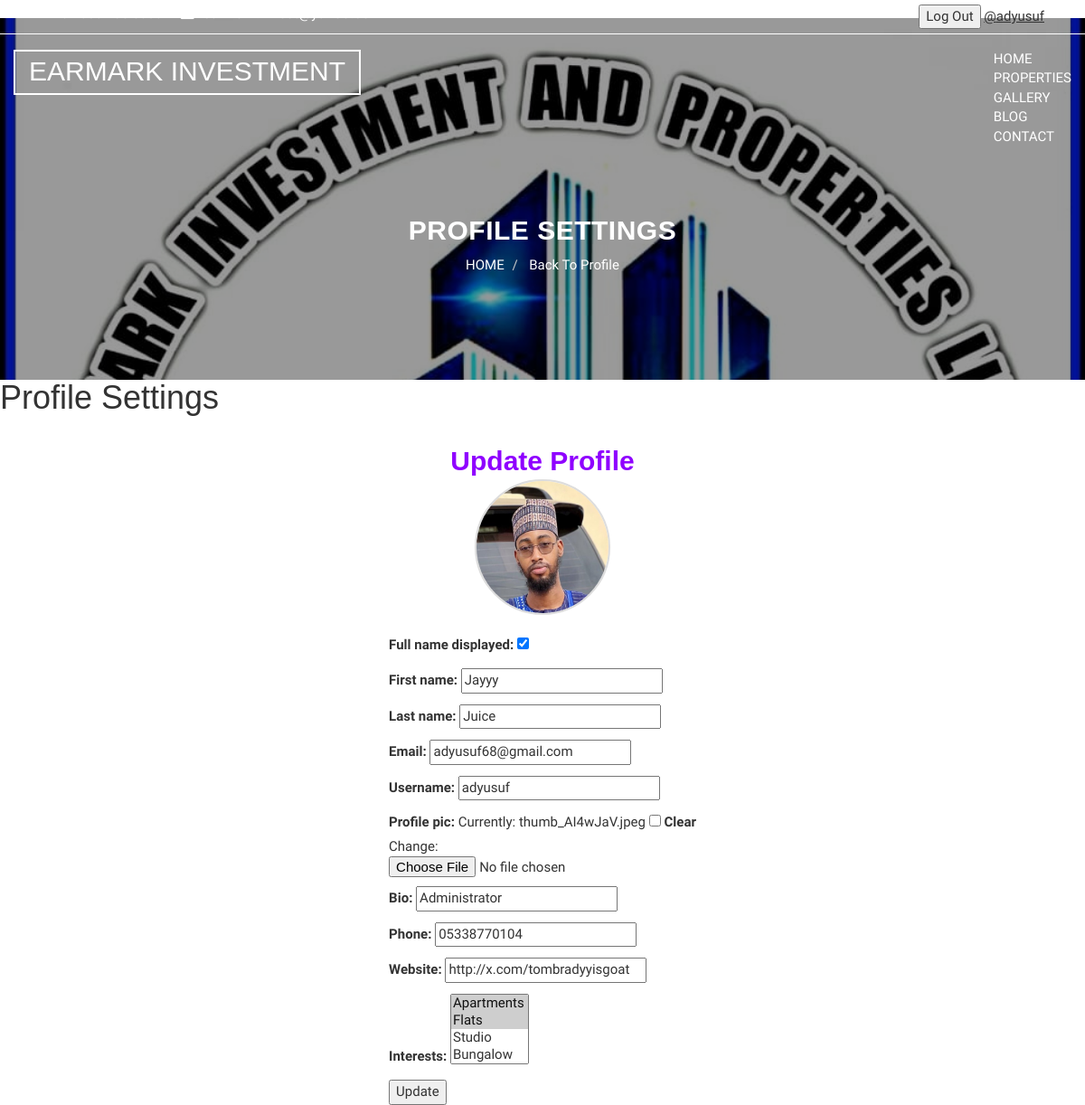
The page /accounts/profile-settings/ (signed in) on the database its author committed.
### e_web/apps/accounts/models.py (models this page shows, shortened)
class UserProfile(models.Model):
    user = models.OneToOneField(User, on_delete=models.CASCADE, related_name="profile")
    full_name_displayed = models.BooleanField(default=True)
    first_name = models.CharField(max_length=64, blank=False)
    last_name = models.CharField(max_length=64, blank=False)
    email = models.EmailField(blank=False)
    username = models.CharField(max_length=64, null=False, blank=False)
    profile_pic = models.ImageField(default="default-pic.jpg", null=True, blank=True)
    bio = models.CharField(max_length=500, blank=True, null=True)
    phone = models.CharField(max_length=64, null=True)
    website = models.URLField(max_length=200, blank=True, null=True)
    interests = models.ManyToManyField(UserInterest, blank=True)
    date_created = models.DateTimeField(auto_now_add=True, null=True)

### e_web/apps/accounts/views.py (the view)
# urls.py: path("profile-settings/", views.ProfileSettings, name="profile-settings"),
@login_required
def ProfileSettings(request):
    user = request.user.profile
    form = ProfileForm(instance=user)
    if request.method == 'POST':
        form = ProfileForm(request.POST, request.FILES, instance=user)
        if form.is_valid():
            form.save()
    context = {'form': form}
    return render(request, 'accounts/profile-settings.html', context)

### e_web/apps/accounts/forms.py
class ProfileForm(ModelForm):
    class Meta:
        model =  UserProfile
        fields = '__all__'
        exclude = ['user']

### e_web/apps/accounts/models.py (called while the page is built)
    def __str__(self):
        return self.name

### e_web/templates/accounts/profile-settings.html (shortened to what this page needs)
{% extends 'base.html' %}
{% load static %}
{% block content %}
<!DOCTYPE html>
<html lang="en">
    <head>
    </head>
    <body>
        <section id="aa-property-header">
            <div class="container">
                <div class="row">
                    <div class="col-md-12">
                        <div class="aa-property-header-inner">
                            <h2>Profile Settings</h2>
                            <ol class="breadcrumb">
                                <li>
                                    {% url 'public:index' as index_url %}{% if request.path == index_url %}{% else %}<a
                                        href="{{ index_url }}">HOME</a>{% endif %}</span></a>
                                </li>
                                {% if user.is_active %}
                                <li>
                                    <span><a href="{% url 'accounts:profile' %}">Back To Profile</a></span>
                                </li> {% endif %}
                            </ol>
                        </div>
                    </div>
                </div>
            </div>
        </section>
        <div class="header">
            <h1>Profile Settings</h1>
        </div>
        <div class="container">
            <div class="profile-settings">
                {% with profile=user.profile %}
                {% if profile %}
                <div class="profile-container">
                    <h2>Update Profile</h2>
                    <div class="profile-pic" id="profile-pic">
                        <img src="{{ profile.profile_pic.url }}" alt="Profile Picture" id="profile-pic-img">
                    </div>
                    {% if form.is_multipart %}
                    <br>
                    <form method="POST" action="" enctype="multipart/form-data">
                        {{form.as_p}}
                        {% endif %}
                        {% endif %}
                        {% endwith%}
                        <input type="submit" value="Update" class="aa-browse-btn" name="submit">
                    </form>
                </div>
            </div>
    </body>
</html>
{% endblock%}

### e_web/templates/navbar.html (shortened to what this page needs)
{% url 'contact:contact' as contact_url %}
<header id="aa-header">
  <div class="container">
    <div class="row">
      <div class="col-md-12">
        <div class="aa-header-area">
          <div class="row">
            <div class="col-md-6 col-sm-6 col-xs-6">
              <div class="aa-header-left">
                <div class="aa-telephone-no">
                  <span class="fa fa-phone"></span>
                </div>
                <div class="aa-email hidden-xs">
                  <span class="fa fa-envelope"></span> earmark.invest@yahoo.com
                </div>
              </div>
            </div>
            <div class="container">
              <div class="col-md-6 col-sm-6 col-xs-6">
                <div class="aa-header-right">
                  {% if user.is_authenticated %}
                  <span>
                    <form method="post" action="{% url 'accounts:logout' %}">
                      <button type="submit">Log Out</button>
                      <a class="aa-profile">
                        <span>
                          <a href="{% url 'accounts:profile' %}" style="text-decoration:underline;">@{{user.username}}
                          </a>
                        </span>
                      </a>
                    </form>{% endif %}
                  </span>
                </div>
              </div>
            </div>
          </div>
        </div>
      </div>
    </div>
  </div>
</header>
<section id="aa-menu-area">
  <nav class="navbar navbar-default main-navbar navbar" role="navigation">
    <div class="container">
      <div class="navbar-header">
        <a> {% url 'public:index' as index_url %}{% if request.path == index_url %}{% else %}<a
            class="navbar-brand aa-logo" href="{{ index_url }}"> EARMARK INVESTMENT</a>{% endif %}</span></a>
      </div>
      <div id="navbar" class="navbar-collapse collapse">
        <ul id="top-menu" class="nav navbar-nav navbar-right aa-main-nav">
          <span>
            <li>
              {% url 'public:index' as index_url %}
              <span>{% if request.path == index_url %}{% else %}<a href="{{ index_url }}">HOME</a>{% endif %}</span>
            </li>
          </span>
          <span>
            <li>
              {% url 'public:properties_list' as properties_list_url %}
              <span>
                {% if request.path == properties_list_url %}PROPERTIES{% else %}
                <a href="{{ properties_list_url }}">PROPERTIES
                </a>{%endif %}
              </span>
            </li>
          </span>
          <span>
            <li>
              {% url 'public:gallery' as gallery_url %}
              <span>{% if request.path == gallery_url %}GALLERY{% else %}<a href="{{ gallery_url }}">GALLERY</a>
                {% endif %}
              </span>
            </li>
          </span>
          <span>
            <li>
              {% url 'public:blog' as blog_url %} <span>
                {% if request.path == blog_url %}BLOG{% else %}<a href="{{ blog_url }}">BLOG</a>{% endif %}</span></a>
            </li>
          </span>
          <span>
            <li>
              <span>{% if request.path == contact_url %}CONTACT{% else %}<a href="{{ contact_url }}">CONTACT</a>
                {% endif %}
              </span>
            </li>
          </span>
        </ul>
      </div>
    </div>
  </nav>
</section>

### static/theme/css/theme-color/violet-theme.css (style rules this page uses)
h2 { color: #8f00ff; }

### rows shown on the page
UserProfile: profile_pic (picture), full_name_displayed "☑", first_name "Jayyy", last_name "Juice", email "adyusuf68@gmail.com", username "adyusuf", bio "Administrator", phone "05338770104", website "http://x.com/tombradyyisgoat"

### other values the page prints
{{ user.username }} "adyusuf"
